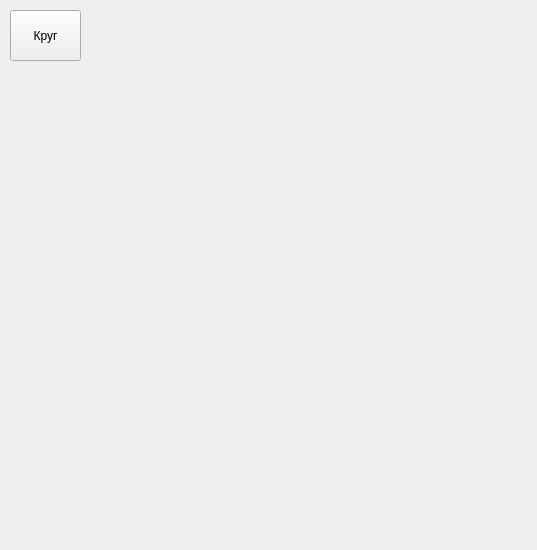
<?xml version="1.0" encoding="UTF-8"?>
<ui version="4.0">
 <class>Product</class>
 <widget class="QMainWindow" name="Product">
  <property name="geometry">
   <rect>
    <x>0</x>
    <y>0</y>
    <width>537</width>
    <height>550</height>
   </rect>
  </property>
  <property name="sizePolicy">
   <sizepolicy hsizetype="Expanding" vsizetype="Expanding">
    <horstretch>0</horstretch>
    <verstretch>0</verstretch>
   </sizepolicy>
  </property>
  <property name="windowTitle">
   <string>MainWindow</string>
  </property>
  <widget class="QWidget" name="centralwidget">
   <widget class="QPushButton" name="pushButton">
    <property name="geometry">
     <rect>
      <x>10</x>
      <y>10</y>
      <width>71</width>
      <height>51</height>
     </rect>
    </property>
    <property name="text">
     <string>Круг</string>
    </property>
   </widget>
  </widget>
 </widget>
 <resources/>
 <connections/>
</ui>
